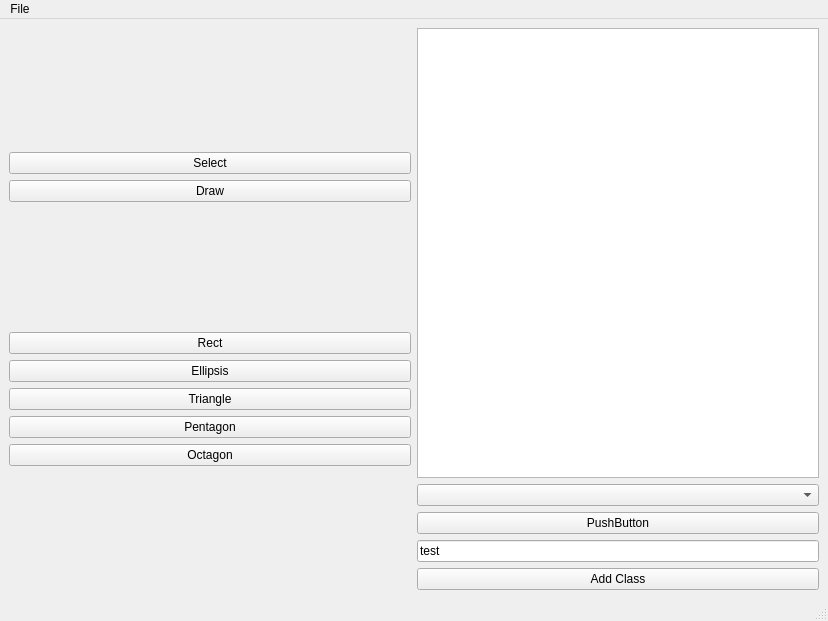
<?xml version="1.0" encoding="UTF-8"?>
<ui version="4.0">
 <class>MainWindow</class>
 <widget class="QMainWindow" name="MainWindow">
  <property name="geometry">
   <rect>
    <x>0</x>
    <y>0</y>
    <width>828</width>
    <height>621</height>
   </rect>
  </property>
  <property name="windowTitle">
   <string>MainWindow</string>
  </property>
  <widget class="QWidget" name="centralwidget">
   <layout class="QHBoxLayout" name="horizontalLayout_6" stretch="0,0,0">
    <item>
     <layout class="QVBoxLayout" name="tools">
      <item>
       <layout class="QVBoxLayout" name="modes">
        <item>
         <widget class="QPushButton" name="select">
          <property name="text">
           <string>Select</string>
          </property>
         </widget>
        </item>
        <item>
         <widget class="QPushButton" name="draw">
          <property name="text">
           <string>Draw</string>
          </property>
         </widget>
        </item>
       </layout>
      </item>
      <item>
       <layout class="QGridLayout" name="shapes">
        <item row="1" column="0">
         <widget class="QPushButton" name="ellip">
          <property name="text">
           <string>Ellipsis</string>
          </property>
         </widget>
        </item>
        <item row="2" column="0">
         <widget class="QPushButton" name="tri">
          <property name="text">
           <string>Triangle</string>
          </property>
         </widget>
        </item>
        <item row="3" column="0">
         <widget class="QPushButton" name="pent">
          <property name="text">
           <string>Pentagon</string>
          </property>
         </widget>
        </item>
        <item row="4" column="0">
         <widget class="QPushButton" name="octa">
          <property name="text">
           <string>Octagon</string>
          </property>
         </widget>
        </item>
        <item row="0" column="0">
         <widget class="QPushButton" name="rect">
          <property name="text">
           <string>Rect</string>
          </property>
         </widget>
        </item>
       </layout>
      </item>
     </layout>
    </item>
    <item>
     <layout class="QVBoxLayout" name="main"/>
    </item>
    <item>
     <layout class="QVBoxLayout" name="browser">
      <item>
       <layout class="QGridLayout" name="images">
        <item row="0" column="0">
         <widget class="QListWidget" name="listWidget">
          <property name="sizePolicy">
           <sizepolicy hsizetype="Preferred" vsizetype="Preferred">
            <horstretch>0</horstretch>
            <verstretch>0</verstretch>
           </sizepolicy>
          </property>
          <property name="viewMode">
           <enum>QListView::IconMode</enum>
          </property>
         </widget>
        </item>
       </layout>
      </item>
      <item>
       <layout class="QGridLayout" name="classes">
        <item row="3" column="0">
         <widget class="QPushButton" name="addClass">
          <property name="text">
           <string>Add Class</string>
          </property>
         </widget>
        </item>
        <item row="0" column="0">
         <widget class="QComboBox" name="classesComboBox"/>
        </item>
        <item row="2" column="0">
         <widget class="QLineEdit" name="newClassText">
          <property name="sizePolicy">
           <sizepolicy hsizetype="Preferred" vsizetype="Fixed">
            <horstretch>0</horstretch>
            <verstretch>0</verstretch>
           </sizepolicy>
          </property>
          <property name="text">
           <string>test</string>
          </property>
         </widget>
        </item>
        <item row="1" column="0">
         <widget class="QPushButton" name="removeClass">
          <property name="text">
           <string>PushButton</string>
          </property>
         </widget>
        </item>
       </layout>
      </item>
     </layout>
    </item>
   </layout>
  </widget>
  <widget class="QMenuBar" name="menubar">
   <property name="geometry">
    <rect>
     <x>0</x>
     <y>0</y>
     <width>828</width>
     <height>30</height>
    </rect>
   </property>
   <widget class="QMenu" name="menuFile">
    <property name="title">
     <string>File</string>
    </property>
    <addaction name="actionOpen_Images_Folder"/>
    <addaction name="actionOpen_Annotations"/>
    <addaction name="actionOpen_Class_File"/>
    <addaction name="actionSave_Annotations"/>
    <addaction name="actionSave_Class_File"/>
   </widget>
   <addaction name="menuFile"/>
  </widget>
  <widget class="QStatusBar" name="statusbar"/>
  <action name="actionSave_Annotations">
   <property name="text">
    <string>Save Annotations</string>
   </property>
  </action>
  <action name="actionSave_Class_File">
   <property name="text">
    <string>Save Class File</string>
   </property>
  </action>
  <action name="actionOpen_Annotations">
   <property name="text">
    <string>Open Annotations</string>
   </property>
  </action>
  <action name="actionOpen_Class_File">
   <property name="text">
    <string>Open Class File</string>
   </property>
  </action>
  <action name="actionOpen_Images_Folder">
   <property name="text">
    <string>Open Images Folder</string>
   </property>
  </action>
 </widget>
 <resources/>
 <connections/>
</ui>
